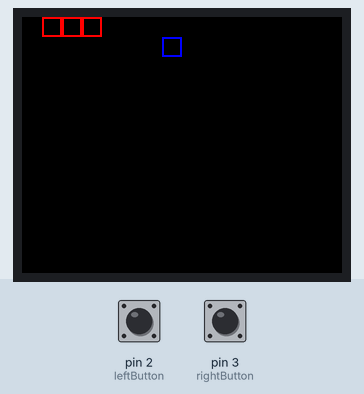
Simulated run of this sketch. Board: Arduino Uno, built with avr-gcc and run on an emulated ATmega328P. Parts: 160×128 colour display. The inputs (shaded band) are chosen by the test bench; at power-on: pin 2 (leftButton) HIGH, pin 3 (rightButton) HIGH. Random numbers use the default seed unless the sketch sets one.

Above: at 0.1 s.
At 1.2 s:
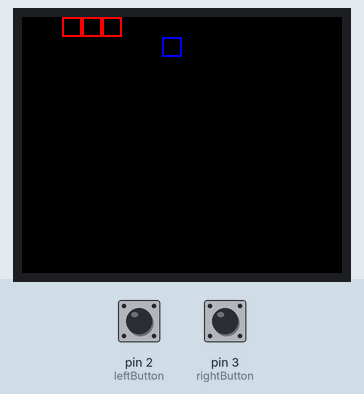
1.3 s: pin 2 (leftButton) pulled LOW for 0.15 s
At 3.7 s:
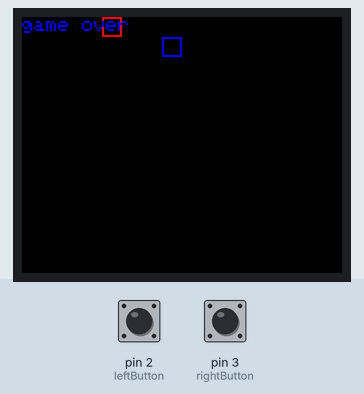
Timing chart, 0 to 5.2 s (numbered marks = the images above; inputs shaded):
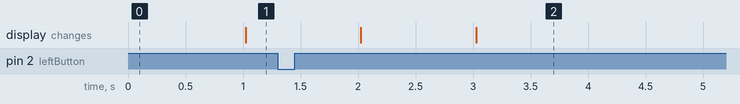

The sketch:

snake.ino
```cpp
#include "TFT.h"
#include "SPI.h"

#define SIZE 10
#define cs 10
#define dc 9
#define rst 8

#define leftButton 2
#define rightButton 3

class Point
{
  private:
    int16_t x;
    int16_t y;
  public:
    Point()
    {
      this->x = 0;
      this->y = 0;
    }
    Point(int16_t x, int16_t y)
    {
      this->x = x;
      this->y = y;
    }

    bool hasSamePosition(Point point)
    {
      if(this->x == point.getX() && this->y == point.getY())
      {
        return true;
      }else
      {
        return false;
      }
    }

    void setX(int16_t x)
    {
      this->x = x;
    }

    int16_t getX()
    {
      return this->x;
    }

    void setY(int16_t y)
    {
      this->y = y;
    }

    int16_t getY()
    {
      return this->y;
    }
};

class Node
{
  private:
    Point point;
    Node* nextNode = nullptr;
    Node* previousNode = nullptr;

  public:
    Node(int16_t x, int16_t y)
    {
      this->point = Point(x, y);
    }

    Point getPoint()
    {
      return this->point;
    }

    void setPoint(Point point)
    {
      this->point = point;
    }

    Node* getNextNode()
    {
      return this->nextNode;
    }

    Node* getPreviousNode()
    {
      return this->previousNode;
    }

    void setNextNode(Node* nextNode)
    {
      this->nextNode = nextNode;
    }

    void setPreviousNode(Node* previousNode)
    {
      this->previousNode = previousNode;
    }
};

class LinkedList
{
  private:
    Node* first;
    Node* last;

  public:
    LinkedList(Node& first)
    {
      this->first = &first;
      this->last = &first;
    }

    Node* getFirstNode()
    {
      return this->first;
    }

    Node* getLastNode()
    {
      return this->last;
    }

    void setLastNodeOnFirstPlace()
    {
      Node* lastTmp = this->getLastNode();
      Node* secondLastTmp = lastTmp->getPreviousNode();
      Node* firstTmp = this->getFirstNode();

      lastTmp->setPreviousNode(nullptr);
      lastTmp->setNextNode(firstTmp);
      this->first = lastTmp;

      secondLastTmp->setNextNode(nullptr);
      this->last = secondLastTmp;

      firstTmp->setPreviousNode(lastTmp);
    }

    void setFirstNode(Node* newFirstNode)
    {
      this->first->setPreviousNode(newFirstNode);
      newFirstNode->setNextNode(this->first);
      this->first = newFirstNode;
    }
};

class Snake
{
  private:
    Node firstPart{2 * SIZE, 0};
    Node secondPart{SIZE, 0};
    Node thirdPart{0, 0};
    bool growing = false;

    LinkedList snakeparts = LinkedList(thirdPart);

    uint8_t direction = 1;      //1-reight 2-down 3-left 4-up

  public:
    Snake()
    {
      this->snakeparts.setFirstNode(&secondPart);
      this->snakeparts.setFirstNode(&firstPart);
    }

    Node* getHead()
    {
      return this->snakeparts.getFirstNode();
    }

    Node* getTail()
    {
      return this->snakeparts.getLastNode();
    }

    void setGrowing(bool growing)
    {
      this->growing = growing;
    }

    bool isGrowing()
    {
      return this->growing;
    }

    void move()
    {
      Node* head = this->getHead();
      Point headPoint = head->getPoint();
      Node* tail = this->getTail();
      Point tmpPoint;

      if(this->direction > 4)
      {
        this->direction = 1;
      }
      if(this->direction < 1)
      {
        this->direction = 4;
      }

      switch(this->direction)
      {
        case 1:
          tmpPoint = Point(headPoint.getX() + SIZE, headPoint.getY());
          break;
        case 2:
          tmpPoint = Point(headPoint.getX(), headPoint.getY() + SIZE);
          break;
        case 3:
          tmpPoint = Point(headPoint.getX() - SIZE, headPoint.getY());
          break;
        case 4:
          tmpPoint = Point(headPoint.getX(), headPoint.getY() - SIZE);
          break;
      }

      if(!this->growing)
      {
        tail->setPoint(tmpPoint);
        this->snakeparts.setLastNodeOnFirstPlace();
      }else
      {
        Node* newSnakePart = new Node(tmpPoint.getX(), tmpPoint.getY());
        this->snakeparts.setFirstNode(newSnakePart);
        this->growing = false;
      }

    }

    void changeDirection(uint8_t leftRight)   //0 for left, 1 for right
    {
      if(leftRight == 0)
      {
        this->direction--;
      }else if(leftRight == 1)
      {
        this->direction++;
      }
    }
};

class Apple
{
  private:
    Point position;
  public:
    void setRandomPosition(uint16_t frameHigth, uint16_t frameWidth)
    {
      this->position.setX(random(frameWidth / SIZE) * SIZE);
      this->position.setY(random(frameHigth / SIZE) * SIZE);
    }

    Point getPosition()
    {
      return this->position;
    }
};

TFT screen = TFT(cs, dc, rst);
Snake snake;
Apple apple;

bool game = true;

volatile int8_t buttonChangeDirection = 0; //-1 left, 1 right, 0 no change direction
uint32_t lastTimePressed = 0;

void turnLeft()
{
  if(millis() - lastTimePressed > 300)
  {
    buttonChangeDirection = -1;
    lastTimePressed = millis();
  }
}

void turnRight()
{
  if(millis() - lastTimePressed > 300)
  {
    buttonChangeDirection = 1;
    lastTimePressed = millis();
  }
}

void setup()
{
  Serial.begin(9600);

  pinMode(leftButton, INPUT_PULLUP);
  pinMode(rightButton, INPUT_PULLUP);
  attachInterrupt(digitalPinToInterrupt(2), turnLeft, FALLING);
  attachInterrupt(digitalPinToInterrupt(3), turnRight, FALLING);

  screen.begin();
  screen.background(0, 0, 0);

  apple.setRandomPosition(screen.height(), screen.width());
}

void loop()
{
  if(game == true)
  {
//--------change direction of the snake--------
    if(buttonChangeDirection == -1)
    {
      snake.changeDirection(0);
      buttonChangeDirection = 0;
    }
    if(buttonChangeDirection == 1)
    {
      snake.changeDirection(1);
      buttonChangeDirection = 0;
    }
//---------------------------------------------
    snake.move();
//--------go through every snake part----------
    screen.stroke(255, 0, 0);
    Node* headPart = snake.getHead();
    Node* tmpSnakePart = snake.getHead();
    while (tmpSnakePart != nullptr)
    {
      Point tmpPoint = tmpSnakePart->getPoint();
      if(headPart != tmpSnakePart)
      {
        Point headPoint = headPart->getPoint();
        if(headPoint.hasSamePosition(tmpPoint))
        {
          game = false;
        }
      }
      screen.rect(tmpPoint.getX(), tmpPoint.getY(), SIZE, SIZE);
      tmpSnakePart = tmpSnakePart->getNextNode();
    }
//---------------------------------------------
    Point headPoint = snake.getHead()->getPoint();
//--------snake eats an apple------------------
    if(headPoint.hasSamePosition(apple.getPosition()))
    {
      snake.setGrowing(true);
      apple.setRandomPosition(screen.height(), screen.width());
    }
//---------------------------------------------
//--------snake is out the screen--------------
    if(headPoint.getX() > screen.width() || headPoint.getX() < 0 || headPoint.getY() > screen.height() || headPoint.getY() < 0)
    {
      game = false;
    }
//---------------------------------------------
//--------render apple-------------------------
    screen.stroke(0, 0, 255);
    Point applePosition = apple.getPosition();
    screen.rect(applePosition.getX(), applePosition.getY(), SIZE, SIZE);
//---------------------------------------------
    delay(1000);
//--------reload screen by erasing last part of the snake (tail)
    screen.stroke(0, 0, 0);
    Node* tail = snake.getTail();
    Point tailPoint = tail->getPoint();
    screen.rect(tailPoint.getX(), tailPoint.getY(), SIZE, SIZE);
//---------------------------------------------
  } else
  {
//--------game over----------------------------
    screen.stroke(0, 0, 255);
    screen.text("game over", 0, 0);
//---------------------------------------------
  }
}
```
